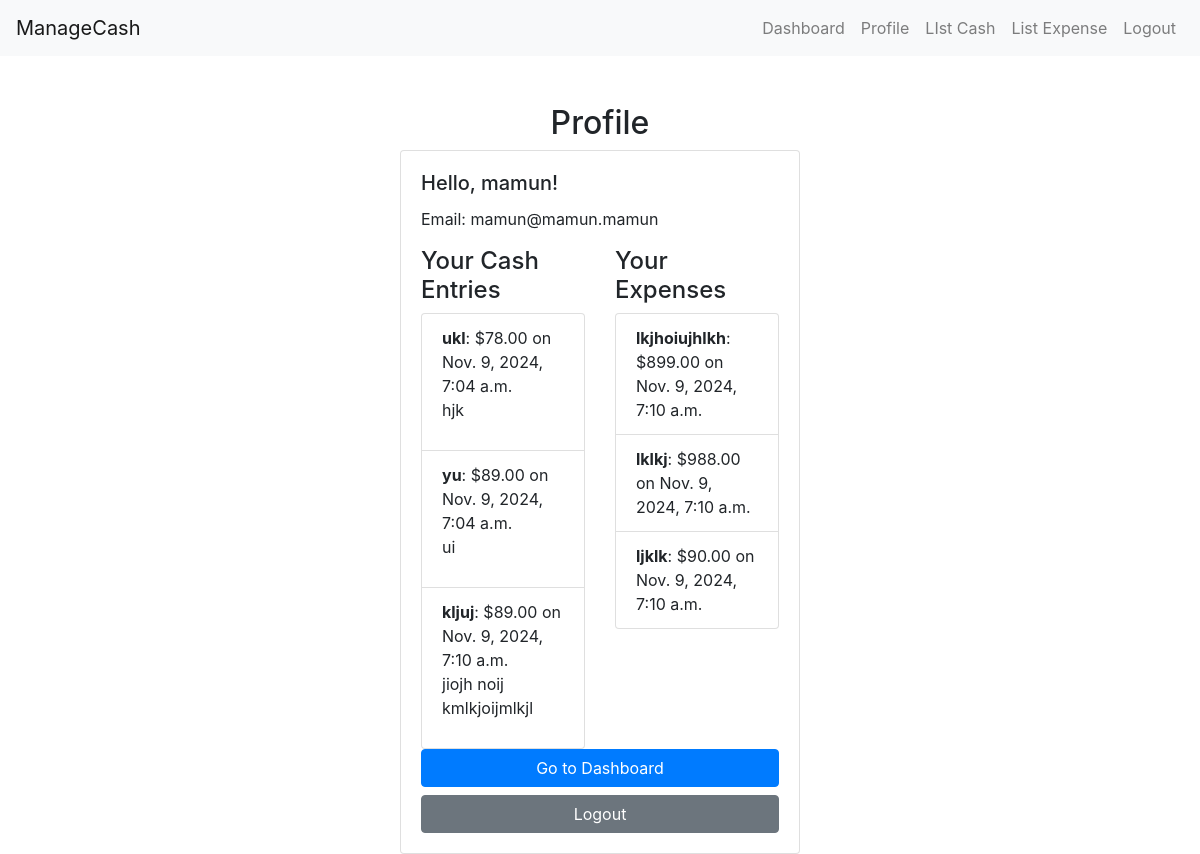
Page /profile/ (signed in) on the committed database.
### ManageCash/models.py (models this page shows, shortened)
class CustomUser(AbstractUser):
    pass

class AddCash(models.Model):
    user = models.ForeignKey('CustomUser', on_delete=models.CASCADE)
    source = models.CharField(max_length=255)
    datetime = models.DateTimeField(auto_now_add=True)
    updated_at = models.DateTimeField(auto_now=True)
    amount = models.DecimalField(max_digits=10, decimal_places=2)
    description = models.TextField()

class Expense(models.Model):
    user = models.ForeignKey('CustomUser', on_delete=models.CASCADE)
    description = models.CharField(max_length=255)
    amount = models.DecimalField(max_digits=10, decimal_places=2)
    datetime = models.DateTimeField(auto_now_add=True)
    updated_at = models.DateTimeField(auto_now=True)

### ManageCash/views.py (the view)
# urls.py: path('profile/', profile, name='profile'),
@login_required
def profile(request):
    cash_entries = AddCash.objects.filter(user=request.user)
    expenses = Expense.objects.filter(user=request.user)
    return render(request, 'profile.html', {'cash_entries': cash_entries, 'expenses': expenses})

### Template/profile.html (shortened to what this page needs)
{% extends "index.html" %}
{% block content %}
<!DOCTYPE html>
<html lang="en">
<head>
    <link href="https://maxcdn.bootstrapcdn.com/bootstrap/4.5.2/css/bootstrap.min.css" rel="stylesheet">
</head>
<body>
<div class="container mt-5">
    <h2 class="text-center">Profile</h2>
    <div class="card mx-auto" style="max-width: 400px;">
        <div class="card-body">
            <h5 class="card-title">Hello, {{ user.username }}!</h5>
            <p class="card-text">Email: {{ user.email }}</p>
            <div class="row">
                <div class="col-md-6">
                    <h4>Your Cash Entries</h4>
                    <ul class="list-group">
                        {% for entry in cash_entries %}
                            <li class="list-group-item">
                                <strong>{{ entry.source }}</strong>: ${{ entry.amount }} on {{ entry.datetime }}
                                <p>{{ entry.description }}</p>
                            </li>
                        {% empty %}
                            <li class="list-group-item">No cash entries found.</li>
                        {% endfor %}
                    </ul>
                </div>
                <div class="col-md-6">
                    <h4>Your Expenses</h4>
                    <ul class="list-group">
                        {% for expense in expenses %}
                            <li class="list-group-item">
                                <strong>{{ expense.description }}</strong>: ${{ expense.amount }} on {{ expense.datetime }}
                            </li>
                        {% empty %}
                            <li class="list-group-item">No expenses found.</li>
                        {% endfor %}
                    </ul>
                </div>
            </div>
            <a href="{% url 'dashboard' %}" class="btn btn-primary btn-block">Go to Dashboard</a>
            <a href="{% url 'signout' %}" class="btn btn-secondary btn-block">Logout</a>
        </div>
    </div>
</div>
</body>
</html>
{% endblock content %}

### rows in the picture
CustomUser: username "mamun", email "mamun@mamun.mamun"
AddCash: source "ukl", amount "78.00", datetime "Nov. 9, 2024, 7:04 a.m.", description "hjk"
AddCash: source "yu", amount "89.00", datetime "Nov. 9, 2024, 7:04 a.m.", description "ui"
AddCash: source "kljuj", amount "89.00", datetime "Nov. 9, 2024, 7:10 a.m.", description "jiojh noij kmlkjoijmlkjl"
Expense: description "lkjhoiujhlkh", amount "899.00", datetime "Nov. 9, 2024, 7:10 a.m."
Expense: description "lklkj", amount "988.00", datetime "Nov. 9, 2024, 7:10 a.m."
Expense: description "ljklk", amount "90.00", datetime "Nov. 9, 2024, 7:10 a.m."
